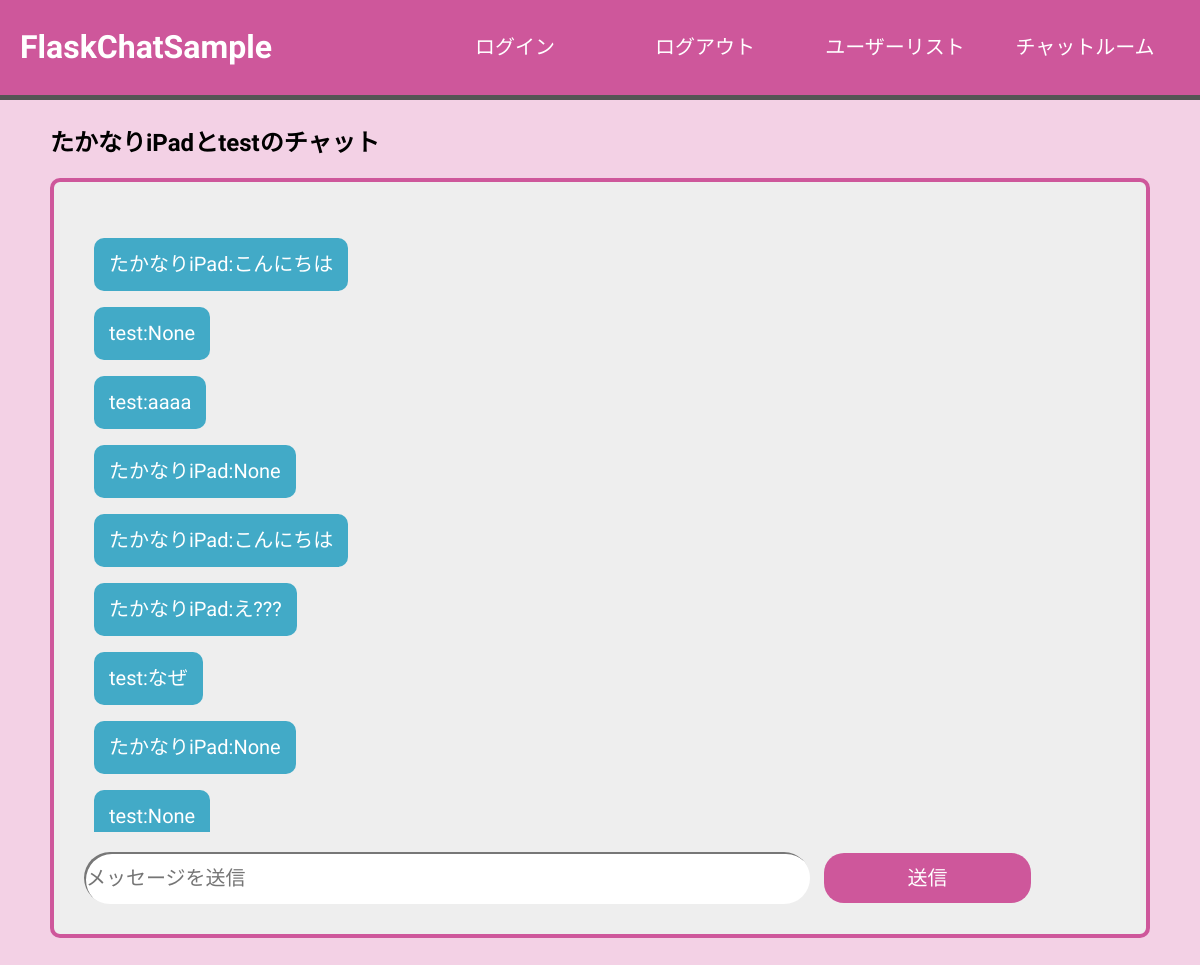
Screenshot of /chat/4 (signed in) with the database file from the repository.
### tables this page shows
CREATE TABLE "chat" (
	"id"	INTEGER,
	"user_id1"	INTEGER,
	"user_id2"	INTEGER,
	"room"	TEXT,
	PRIMARY KEY("id" AUTOINCREMENT)
);

CREATE TABLE "chatmess" (
	"id"	INTEGER,
	"chat_id"	INTEGER,
	"to_user"	INTEGER,
	"from_user"	INTEGER,
	"message"	TEXT,
	PRIMARY KEY("id" AUTOINCREMENT)
);

CREATE TABLE "user" (
	"id"	INTEGER,
	"name"	TEXT,
	"password"	TEXT,
	PRIMARY KEY("id" AUTOINCREMENT)
);

### app.py (the view)
@app.route("/chat/<int:chatid>")
def chat_get(chatid):
    if "user_id" in session:
        my_id = session["user_id"]
        conn = sqlite3.connect('chattest.db')
        c = conn.cursor()
        c.execute(
            "select chatmess.to_user, chatmess.from_user, chatmess.message, user.name from chatmess inner join user on chatmess.from_user = user.id where chat_id = ?", (chatid,))
        chat_fetch = c.fetchall()
        chat_info = []
        for chat in chat_fetch:
            chat_info.append(
                {"to": chat[0], "from": chat[1], "message": chat[2], "fromname": chat[3]})
        c.execute("select room from chat where id = ?", (chatid,))
        room_name = c.fetchone()[0]
        c.close()
        return render_template("chat.html", chat_list=chat_info, link_chatid=chatid, tpl_room_name=room_name,tpl_my_id=my_id)
    else:
        return redirect("/login")

### templates/chat.html
{% extends "base.html" %}
{% block content %}
<div class="chatTemp">
    <h2>{{tpl_room_name}}</h2>
    <div class="chatBox">
        <div class="chatMessage">
            {% for chat in chat_list%}
            {% if tpl_my_id == chat["from"] %}
            <p class="fromText"><span>{{chat["fromname"]}}:{{chat["message"]}}</span></p>
            {% else %}
            <p class="toText"><span>{{chat["fromname"]}}:{{chat["message"]}}</span></p>
            {% endif %}
            {% endfor %}
        </div>
        <form action="/chat/{{link_chatid}}" method="POST">
            <input type="text" name="input_message" placeholder="メッセージを送信">
            <input type="submit" value="送信">
        </form>
    </div>
</div>
{% endblock %}

### static/css/style.css (style rules this page uses)
html { line-height: 1.15; -webkit-text-size-adjust: 100%; }
body { margin: 0; }
button, input, optgroup, select, textarea { font-family: inherit; font-size: 100%; line-height: 1.15; margin: 0; }
button, input { overflow: visible; }
button, [type="button"], [type="reset"], [type="submit"] { -webkit-appearance: button; }
* { font-family: "M PLUS Rounded 1c"; }
body { background-color: #F3D1E5; }
.chatBox { position: relative; padding: 30px; border: #CE579B 4px solid ; border-radius: 10px; background-color: #eeeeee; }
.chatMessage { padding: 10px; margin-bottom: 20px; overflow: auto; height: 600px; }
.chatBox input[type="text"] { box-shadow: 2px 2px inset rgb(119, 119, 119); border: 0px; width: 70%; height: 50px; border-radius: 30px; font-size: 20px; }
.chatBox input[type="submit"] { margin-left: 10px; width: 20%; height: 50px; border-radius: 20px; border: 0px; background-color: #CE579B; color: white; font-size: 20px; }
.chatBox p span { display: inline-block; font-size: 20px; padding: 15px; border-radius: 10px; max-width: 50%; }
.toText span { background-color: #42AAC7; color: white; }

### rows the page displays
chat: room "たかなりiPadとtestのチャット"
chatmess: fromname "たかなりiPad", message "こんにちは"
chatmess: fromname "test", message "None"
chatmess: fromname "test", message "aaaa"
chatmess: fromname "たかなりiPad", message "None"
chatmess: fromname "たかなりiPad", message "こんにちは"
chatmess: fromname "たかなりiPad", message "え???"
chatmess: fromname "test", message "なぜ"
chatmess: fromname "たかなりiPad", message "None"
chatmess: fromname "test", message "None"
